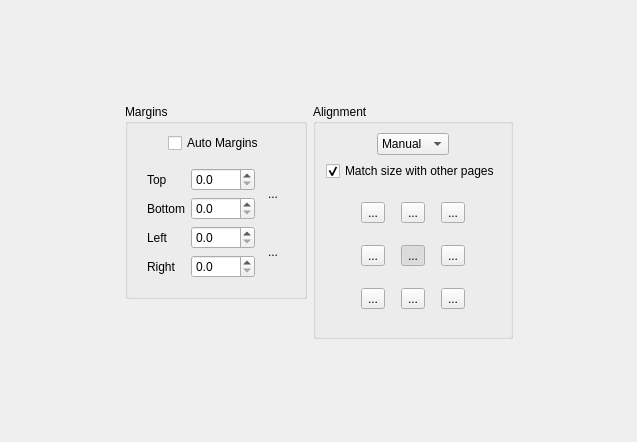
         <widget class="QWidget" name="scrollAreaWidgetContents_6">
          <property name="geometry">
           <rect>
            <x>0</x>
            <y>0</y>
            <width>637</width>
            <height>442</height>
           </rect>
          </property>
          <layout class="QGridLayout" name="gridLayout_10">
           <item row="1" column="0">
            <spacer name="horizontalSpacer_27">
             <property name="orientation">
              <enum>Qt::Horizontal</enum>
             </property>
             <property name="sizeHint" stdset="0">
              <size>
               <width>1</width>
               <height>1</height>
              </size>
             </property>
            </spacer>
           </item>
           <item row="1" column="1">
            <layout class="QVBoxLayout" name="verticalLayout_15">
             <item>
              <widget class="QGroupBox" name="marginsGroup">
               <property name="title">
                <string>Margins</string>
               </property>
               <layout class="QVBoxLayout" name="verticalLayout_14">
                <item>
                 <layout class="QHBoxLayout" name="horizontalLayout_8">
                  <item>
                   <spacer name="horizontalSpacer_21">
                    <property name="orientation">
                     <enum>Qt::Horizontal</enum>
                    </property>
                    <property name="sizeHint" stdset="0">
                     <size>
                      <width>1</width>
                      <height>1</height>
                     </size>
                    </property>
                   </spacer>
                  </item>
                  <item>
                   <widget class="QCheckBox" name="autoMargins">
                    <property name="text">
                     <string>Auto Margins</string>
                    </property>
                    <property name="checked">
                     <bool>false</bool>
                    </property>
                   </widget>
                  </item>
                  <item>
                   <spacer name="horizontalSpacer_22">
                    <property name="orientation">
                     <enum>Qt::Horizontal</enum>
                    </property>
                    <property name="sizeHint" stdset="0">
                     <size>
                      <width>1</width>
                      <height>1</height>
                     </size>
                    </property>
                   </spacer>
                  </item>
                 </layout>
                </item>
                <item>
                 <widget class="QWidget" name="marginsWidget" native="true">
                  <layout class="QHBoxLayout" name="horizontalLayout_9">
                   <item>
                    <spacer name="horizontalSpacer_23">
                     <property name="orientation">
                      <enum>Qt::Horizontal</enum>
                     </property>
                     <property name="sizeHint" stdset="0">
                      <size>
                       <width>1</width>
                       <height>1</height>
                      </size>
                     </property>
                    </spacer>
                   </item>
                   <item>
                    <layout class="QGridLayout" name="gridLayout_9">
                     <item row="0" column="2" rowspan="2">
                      <widget class="QToolButton" name="topBottomLink">
                       <property name="minimumSize">
                        <size>
                         <width>24</width>
                         <height>48</height>
                        </size>
                       </property>
                       <property name="text">
                        <string>...</string>
                       </property>
                       <property name="icon">
                        <iconset resource="../resources/resources.qrc">
                         <normaloff>:/icons/stock-vchain-broken-24.png</normaloff>
                         <normalon>:/icons/stock-vchain-24.png</normalon>:/icons/stock-vchain-broken-24.png</iconset>
                       </property>
                       <property name="iconSize">
                        <size>
                         <width>9</width>
                         <height>24</height>
                        </size>
                       </property>
                       <property name="autoRaise">
                        <bool>true</bool>
                       </property>
                      </widget>
                     </item>
                     <item row="0" column="0">
                      <widget class="QLabel" name="label_3">
                       <property name="text">
                        <string>Top</string>
                       </property>
                      </widget>
                     </item>
                     <item row="3" column="0">
                      <widget class="QLabel" name="label_4">
                       <property name="text">
                        <string>Right</string>
                       </property>
                      </widget>
                     </item>
                     <item row="2" column="0">
                      <widget class="QLabel" name="label_5">
                       <property name="text">
                        <string>Left</string>
                       </property>
                      </widget>
                     </item>
                     <item row="2" column="2" rowspan="2">
                      <widget class="QToolButton" name="leftRightLink">
                       <property name="minimumSize">
                        <size>
                         <width>24</width>
                         <height>48</height>
                        </size>
                       </property>
                       <property name="text">
                        <string>...</string>
                       </property>
                       <property name="icon">
                        <iconset resource="../resources/resources.qrc">
                         <normaloff>:/icons/stock-vchain-broken-24.png</normaloff>
                         <normalon>:/icons/stock-vchain-24.png</normalon>:/icons/stock-vchain-broken-24.png</iconset>
                       </property>
                       <property name="iconSize">
                        <size>
                         <width>9</width>
                         <height>24</height>
                        </size>
                       </property>
                       <property name="checked">
                        <bool>false</bool>
                       </property>
                       <property name="autoRaise">
                        <bool>true</bool>
                       </property>
                      </widget>
                     </item>
                     <item row="3" column="1">
                      <widget class="QDoubleSpinBox" name="rightMarginSpinBox">
                       <property name="decimals">
                        <number>1</number>
                       </property>
                       <property name="maximum">
                        <double>9999.000000000000000</double>
                       </property>
                      </widget>
                     </item>
                     <item row="1" column="1">
                      <widget class="QDoubleSpinBox" name="bottomMarginSpinBox">
                       <property name="decimals">
                        <number>1</number>
                       </property>
                       <property name="maximum">
                        <double>9999.000000000000000</double>
                       </property>
                      </widget>
                     </item>
                     <item row="0" column="1">
                      <widget class="QDoubleSpinBox" name="topMarginSpinBox">
                       <property name="decimals">
                        <number>1</number>
                       </property>
                       <property name="maximum">
                        <double>9999.000000000000000</double>
                       </property>
                      </widget>
                     </item>
                     <item row="1" column="0">
                      <widget class="QLabel" name="label_6">
                       <property name="text">
                        <string>Bottom</string>
                       </property>
                      </widget>
                     </item>
                     <item row="2" column="1">
                      <widget class="QDoubleSpinBox" name="leftMarginSpinBox">
                       <property name="decimals">
                        <number>1</number>
                       </property>
                       <property name="maximum">
                        <double>9999.000000000000000</double>
                       </property>
                      </widget>
                     </item>
                    </layout>
                   </item>
                   <item>
                    <spacer name="horizontalSpacer_24">
                     <property name="orientation">
                      <enum>Qt::Horizontal</enum>
                     </property>
                     <property name="sizeHint" stdset="0">
                      <size>
                       <width>1</width>
                       <height>1</height>
                      </size>
                     </property>
                    </spacer>
                   </item>
                  </layout>
                 </widget>
                </item>
               </layout>
              </widget>
             </item>
             <item>
              <spacer name="verticalSpacer_13">
               <property name="orientation">
                <enum>Qt::Vertical</enum>
               </property>
               <property name="sizeHint" stdset="0">
                <size>
                 <width>20</width>
                 <height>40</height>
                </size>
               </property>
              </spacer>
             </item>
            </layout>
           </item>
           <item row="1" column="3">
            <spacer name="horizontalSpacer_28">
             <property name="orientation">
              <enum>Qt::Horizontal</enum>
             </property>
             <property name="sizeHint" stdset="0">
              <size>
               <width>1</width>
               <height>1</height>
              </size>
             </property>
            </spacer>
           </item>
           <item row="2" column="1" colspan="2">
            <spacer name="verticalSpacer_10">
             <property name="orientation">
              <enum>Qt::Vertical</enum>
             </property>
             <property name="sizeHint" stdset="0">
              <size>
               <width>1</width>
               <height>1</height>
              </size>
             </property>
            </spacer>
           </item>
           <item row="0" column="1" colspan="2">
            <spacer name="verticalSpacer_9">
             <property name="orientation">
              <enum>Qt::Vertical</enum>
             </property>
             <property name="sizeHint" stdset="0">
              <size>
               <width>1</width>
               <height>1</height>
              </size>
             </property>
            </spacer>
           </item>
           <item row="1" column="2">
            <widget class="QGroupBox" name="alignmentGroup">
             <property name="title">
              <string>Alignment</string>
             </property>
             <layout class="QVBoxLayout" name="verticalLayout_12">
              <item>
               <layout class="QHBoxLayout" name="horizontalLayout_24">
                <item>
                 <spacer name="horizontalSpacer_55">
                  <property name="orientation">
                   <enum>Qt::Horizontal</enum>
                  </property>
                  <property name="sizeHint" stdset="0">
                   <size>
                    <width>1</width>
                    <height>1</height>
                   </size>
                  </property>
                 </spacer>
                </item>
                <item>
                 <widget class="QComboBox" name="alignmentMode">
                  <property name="currentIndex">
                   <number>1</number>
                  </property>
                  <item>
                   <property name="text">
                    <string comment="auto">Auto</string>
                   </property>
                  </item>
                  <item>
                   <property name="text">
                    <string comment="manual">Manual</string>
                   </property>
                  </item>
                  <item>
                   <property name="text">
                    <string comment="original">Original</string>
                   </property>
                  </item>
                 </widget>
                </item>
                <item>
                 <spacer name="horizontalSpacer_56">
                  <property name="orientation">
                   <enum>Qt::Horizontal</enum>
                  </property>
                  <property name="sizeHint" stdset="0">
                   <size>
                    <width>1</width>
                    <height>1</height>
                   </size>
                  </property>
                 </spacer>
                </item>
               </layout>
              </item>
              <item>
               <layout class="QHBoxLayout" name="horizontalLayout_26">
                <item>
                 <spacer name="horizontalSpacer_15">
                  <property name="orientation">
                   <enum>Qt::Horizontal</enum>
                  </property>
                  <property name="sizeHint" stdset="0">
                   <size>
                    <width>1</width>
                    <height>1</height>
                   </size>
                  </property>
                 </spacer>
                </item>
                <item>
                 <widget class="QCheckBox" name="alignWithOthersCB">
                  <property name="text">
                   <string>Match size with other pages</string>
                  </property>
                  <property name="checked">
                   <bool>true</bool>
                  </property>
                 </widget>
                </item>
                <item>
                 <spacer name="horizontalSpacer_16">
                  <property name="orientation">
                   <enum>Qt::Horizontal</enum>
                  </property>
                  <property name="sizeHint" stdset="0">
                   <size>
                    <width>1</width>
                    <height>1</height>
                   </size>
                  </property>
                 </spacer>
                </item>
               </layout>
              </item>
              <item>
               <widget class="QWidget" name="alignButtonsWidget" native="true">
                <layout class="QHBoxLayout" name="horizontalLayout_6">
                 <item>
                  <spacer name="horizontalSpacer_17">
                   <property name="orientation">
                    <enum>Qt::Horizontal</enum>
                   </property>
                   <property name="sizeHint" stdset="0">
                    <size>
                     <width>1</width>
                     <height>1</height>
                    </size>
                   </property>
                  </spacer>
                 </item>
                 <item>
                  <layout class="QGridLayout" name="gridLayout_8">
                   <property name="spacing">
                    <number>16</number>
                   </property>
                   <item row="0" column="0">
                    <widget class="QToolButton" name="alignTopLeftBtn">
                     <property name="text">
                      <string>...</string>
                     </property>
                     <property name="icon">
                      <iconset resource="../resources/resources.qrc">
                       <normaloff>:/icons/stock-gravity-north-west-24.png</normaloff>:/icons/stock-gravity-north-west-24.png</iconset>
                     </property>
                     <property name="iconSize">
                      <size>
                       <width>24</width>
                       <height>24</height>
                      </size>
                     </property>
                     <property name="checkable">
                      <bool>true</bool>
                     </property>
                     <property name="autoExclusive">
                      <bool>true</bool>
                     </property>
                    </widget>
                   </item>
                   <item row="0" column="1">
                    <widget class="QToolButton" name="alignTopBtn">
                     <property name="text">
                      <string>...</string>
                     </property>
                     <property name="icon">
                      <iconset resource="../resources/resources.qrc">
                       <normaloff>:/icons/stock-gravity-north-24.png</normaloff>:/icons/stock-gravity-north-24.png</iconset>
                     </property>
                     <property name="iconSize">
                      <size>
                       <width>24</width>
                       <height>24</height>
                      </size>
                     </property>
                     <property name="checkable">
                      <bool>true</bool>
                     </property>
                     <property name="autoExclusive">
                      <bool>true</bool>
                     </property>
                    </widget>
                   </item>
                   <item row="0" column="2">
                    <widget class="QToolButton" name="alignTopRightBtn">
                     <property name="text">
                      <string>...</string>
                     </property>
                     <property name="icon">
                      <iconset resource="../resources/resources.qrc">
                       <normaloff>:/icons/stock-gravity-north-east-24.png</normaloff>:/icons/stock-gravity-north-east-24.png</iconset>
                     </property>
                     <property name="iconSize">
                      <size>
                       <width>24</width>
                       <height>24</height>
                      </size>
                     </property>
                     <property name="checkable">
                      <bool>true</bool>
                     </property>
                     <property name="autoExclusive">
                      <bool>true</bool>
                     </property>
                    </widget>
                   </item>
                   <item row="1" column="0">
                    <widget class="QToolButton" name="alignLeftBtn">
                     <property name="text">
                      <string>...</string>
                     </property>
                     <property name="icon">
                      <iconset resource="../resources/resources.qrc">
                       <normaloff>:/icons/stock-gravity-west-24.png</normaloff>:/icons/stock-gravity-west-24.png</iconset>
                     </property>
                     <property name="iconSize">
                      <size>
                       <width>24</width>
                       <height>24</height>
                      </size>
                     </property>
                     <property name="checkable">
                      <bool>true</bool>
                     </property>
                     <property name="autoExclusive">
                      <bool>true</bool>
                     </property>
                    </widget>
                   </item>
                   <item row="1" column="1">
                    <widget class="QToolButton" name="alignCenterBtn">
                     <property name="text">
                      <string>...</string>
                     </property>
                     <property name="icon">
                      <iconset resource="../resources/resources.qrc">
                       <normaloff>:/icons/stock-center-24.png</normaloff>:/icons/stock-center-24.png</iconset>
                     </property>
                     <property name="iconSize">
                      <size>
                       <width>24</width>
                       <height>24</height>
                      </size>
                     </property>
                     <property name="checkable">
                      <bool>true</bool>
                     </property>
                     <property name="checked">
                      <bool>true</bool>
                     </property>
                     <property name="autoExclusive">
                      <bool>true</bool>
                     </property>
                    </widget>
                   </item>
                   <item row="1" column="2">
                    <widget class="QToolButton" name="alignRightBtn">
                     <property name="text">
                      <string>...</string>
                     </property>
                     <property name="icon">
                      <iconset resource="../resources/resources.qrc">
                       <normaloff>:/icons/stock-gravity-east-24.png</normaloff>:/icons/stock-gravity-east-24.png</iconset>
                     </property>
                     <property name="iconSize">
                      <size>
                       <width>24</width>
                       <height>24</height>
                      </size>
                     </property>
                     <property name="checkable">
                      <bool>true</bool>
                     </property>
                     <property name="autoExclusive">
                      <bool>true</bool>
                     </property>
                    </widget>
                   </item>
                   <item row="2" column="0">
                    <widget class="QToolButton" name="alignBottomLeftBtn">
                     <property name="text">
                      <string>...</string>
                     </property>
                     <property name="icon">
                      <iconset resource="../resources/resources.qrc">
                       <normaloff>:/icons/stock-gravity-south-west-24.png</normaloff>:/icons/stock-gravity-south-west-24.png</iconset>
                     </property>
                     <property name="iconSize">
                      <size>
                       <width>24</width>
                       <height>24</height>
                      </size>
                     </property>
                     <property name="checkable">
                      <bool>true</bool>
                     </property>
                     <property name="autoExclusive">
                      <bool>true</bool>
                     </property>
                    </widget>
                   </item>
                   <item row="2" column="1">
                    <widget class="QToolButton" name="alignBottomBtn">
                     <property name="text">
                      <string>...</string>
                     </property>
                     <property name="icon">
                      <iconset resource="../resources/resources.qrc">
                       <normaloff>:/icons/stock-gravity-south-24.png</normaloff>:/icons/stock-gravity-south-24.png</iconset>
                     </property>
                     <property name="iconSize">
                      <size>
                       <width>24</width>
                       <height>24</height>
                      </size>
                     </property>
                     <property name="checkable">
                      <bool>true</bool>
                     </property>
                     <property name="autoExclusive">
                      <bool>true</bool>
                     </property>
                    </widget>
                   </item>
                   <item row="2" column="2">
                    <widget class="QToolButton" name="alignBottomRightBtn">
                     <property name="text">
                      <string>...</string>
                     </property>
                     <property name="icon">
                      <iconset resource="../resources/resources.qrc">
                       <normaloff>:/icons/stock-gravity-south-east-24.png</normaloff>:/icons/stock-gravity-south-east-24.png</iconset>
                     </property>
                     <property name="iconSize">
                      <size>
                       <width>24</width>
                       <height>24</height>
                      </size>
                     </property>
                     <property name="checkable">
                      <bool>true</bool>
                     </property>
                     <property name="autoExclusive">
                      <bool>true</bool>
                     </property>
                    </widget>
                   </item>
                  </layout>
                 </item>
                 <item>
                  <spacer name="horizontalSpacer_18">
                   <property name="orientation">
                    <enum>Qt::Horizontal</enum>
                   </property>
                   <property name="sizeHint" stdset="0">
                    <size>
                     <width>1</width>
                     <height>1</height>
                    </size>
                   </property>
                  </spacer>
                 </item>
                </layout>
               </widget>
              </item>
             </layout>
            </widget>
           </item>
          </layout>
         </widget>
